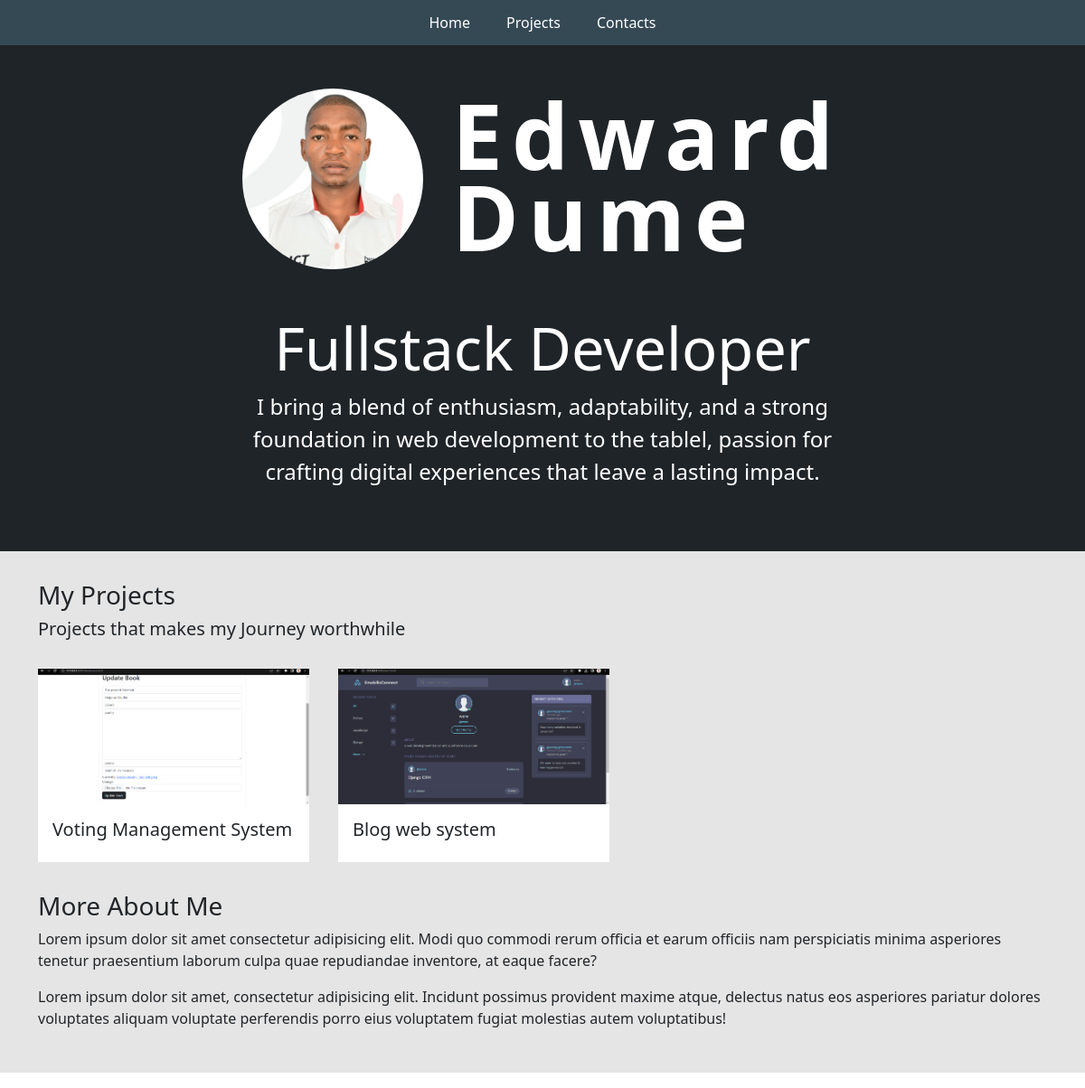
The app's page / (upper part), older data.
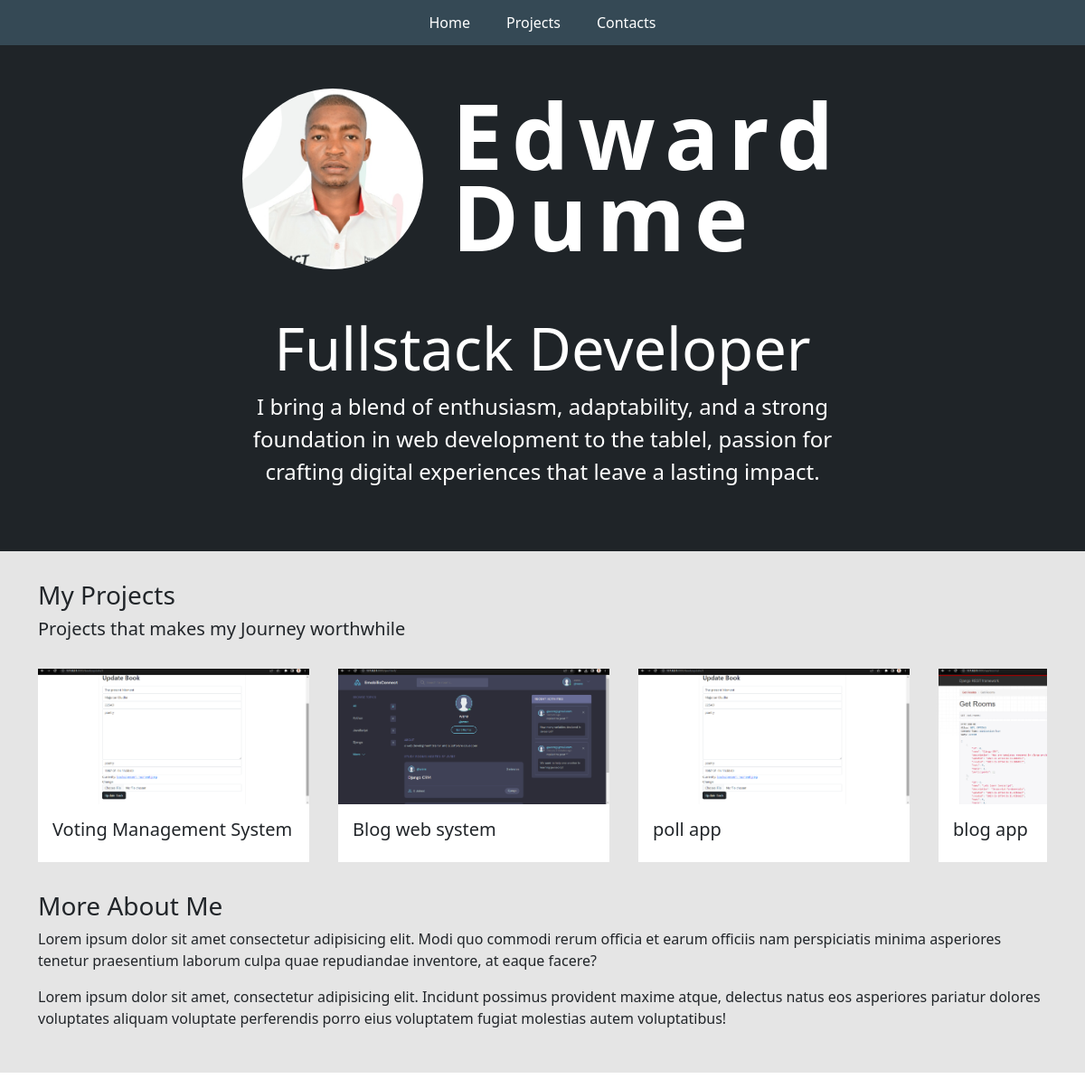
The same page, newer data.
### base/models.py (models this page shows, shortened)
class Project(models.Model):
    title= models.CharField(max_length=200)
    thumbnail=models.ImageField(null=True)
    body=RichTextUploadingField()
    slug=models.SlugField(null=True, blank=True)
    created=models.DateTimeField(auto_now_add=True)
    id=models.UUIDField(default=uuid.uuid4, unique=True, primary_key=True, editable=False)

### base/views.py (the view)
# urls.py: path('',views.homePage, name='home'),
def homePage(request):
    projects = Project.objects.all()
    detailedskills = Skill.objects.exclude(body ='')
    skills = Skill.objects.filter(body='')
    endorsements=Endorsement.objects.filter(approved=True)
    form= MessageForm()
    if request.method=='POST':
        form=MessageForm(request.POST)
        if form.is_valid():
            form.save()
            messages.success(request, 'Your message was sucessfull sent')
    context={'projects':projects, 'skills':skills, 'detailedskills':detailedskills, 'form':form,'endorsements':endorsements}
    return render(request, 'base/home.html',context )

### base/templates/base/home.html (shortened to what this page needs)
    {%extends 'base/main.html'%}
    {%load static%}
    {%block content%}
    <section class="hero">
        <div class="hero-content">
            <div class="hero-content-intro">
            <img id="profile-pic" src="{%static 'images/profile.jpg'%}" alt="">
            <h1 class="intro-name">Edward <br> Dume</h1>
        </div>
        <div class="hero-content-subheadline">
        <h3 class="description">Fullstack Developer</h3>
        <p class="slogan"> I bring a blend of enthusiasm, adaptability, and a strong foundation in web development to the tablel, passion for crafting digital experiences that leave a lasting impact.
        </p>
    </div>
    </div>
    </section>
    <section class="container section-2" id="projects">
        <h3>My Projects</h3>
        <h5>Projects that makes my Journey worthwhile</h5>
        <div class="projects-wrapper">
            {%for project in projects%}
            <div class="project-column">
                <a href="{%url 'project' project.id %}">
               <img class="project-thumbnail" src="{{project.thumbnail}}" alt="">
                </a>
               <div class="project-body">
                    <h5>{{project.title}}</h5>
                </div>
            </div>
            {%empty%}
            <h3>There are no Projects in the database...!!</h3>
            {%endfor%}
        </div>
        <div class="about-wrapper">
        <h3>More About Me</h3>
        <p>Lorem ipsum dolor sit amet consectetur adipisicing elit. Modi quo commodi rerum officia et earum officiis nam perspiciatis minima asperiores tenetur praesentium laborum culpa quae repudiandae inventore, at eaque facere?</p>
        <p>Lorem ipsum dolor sit amet, consectetur adipisicing elit. Incidunt possimus provident maxime atque, delectus natus eos asperiores pariatur dolores voluptates aliquam voluptate perferendis porro eius voluptatem fugiat molestias autem voluptatibus!</p>
        </div>
    </section>
    <section class="section-1">
</section >
{% endblock content %}

Row changes from the older to the newer data that the page shows:
added Project: thumbnail (picture), title "poll app"
added Project: thumbnail (picture), title "blog app"
